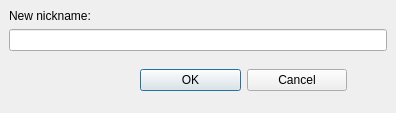
<?xml version="1.0" encoding="UTF-8"?>
<ui version="4.0">
 <class>NicknameDialog</class>
 <widget class="QDialog" name="NicknameDialog">
  <property name="geometry">
   <rect>
    <x>0</x>
    <y>0</y>
    <width>396</width>
    <height>113</height>
   </rect>
  </property>
  <property name="sizePolicy">
   <sizepolicy hsizetype="Minimum" vsizetype="Minimum">
    <horstretch>0</horstretch>
    <verstretch>0</verstretch>
   </sizepolicy>
  </property>
  <property name="windowTitle">
   <string>Set nickname</string>
  </property>
  <layout class="QVBoxLayout">
   <property name="spacing">
    <number>6</number>
   </property>
   <property name="margin" stdset="0">
    <number>9</number>
   </property>
   <item>
    <layout class="QVBoxLayout">
     <property name="spacing">
      <number>6</number>
     </property>
     <property name="margin" stdset="0">
      <number>0</number>
     </property>
     <item>
      <widget class="QLabel" name="label">
       <property name="sizePolicy">
        <sizepolicy hsizetype="Minimum" vsizetype="Minimum">
         <horstretch>0</horstretch>
         <verstretch>0</verstretch>
        </sizepolicy>
       </property>
       <property name="text">
        <string>New nickname:</string>
       </property>
      </widget>
     </item>
     <item>
      <widget class="QLineEdit" name="nickname"/>
     </item>
    </layout>
   </item>
   <item>
    <layout class="QHBoxLayout">
     <property name="spacing">
      <number>6</number>
     </property>
     <property name="margin" stdset="0">
      <number>0</number>
     </property>
     <item>
      <spacer>
       <property name="orientation">
        <enum>BobUI::Orientation::Horizontal</enum>
       </property>
       <property name="sizeHint" stdset="0">
        <size>
         <width>131</width>
         <height>31</height>
        </size>
       </property>
      </spacer>
     </item>
     <item>
      <widget class="QPushButton" name="okButton">
       <property name="text">
        <string>OK</string>
       </property>
      </widget>
     </item>
     <item>
      <widget class="QPushButton" name="cancelButton">
       <property name="text">
        <string>Cancel</string>
       </property>
      </widget>
     </item>
     <item>
      <spacer>
       <property name="orientation">
        <enum>BobUI::Orientation::Horizontal</enum>
       </property>
       <property name="sizeHint" stdset="0">
        <size>
         <width>40</width>
         <height>20</height>
        </size>
       </property>
      </spacer>
     </item>
    </layout>
   </item>
  </layout>
 </widget>
 <resources/>
 <connections>
  <connection>
   <sender>okButton</sender>
   <signal>clicked()</signal>
   <receiver>NicknameDialog</receiver>
   <slot>accept()</slot>
   <hints>
    <hint type="sourcelabel">
     <x>278</x>
     <y>253</y>
    </hint>
    <hint type="destinationlabel">
     <x>96</x>
     <y>254</y>
    </hint>
   </hints>
  </connection>
  <connection>
   <sender>cancelButton</sender>
   <signal>clicked()</signal>
   <receiver>NicknameDialog</receiver>
   <slot>reject()</slot>
   <hints>
    <hint type="sourcelabel">
     <x>369</x>
     <y>253</y>
    </hint>
    <hint type="destinationlabel">
     <x>179</x>
     <y>282</y>
    </hint>
   </hints>
  </connection>
 </connections>
</ui>
